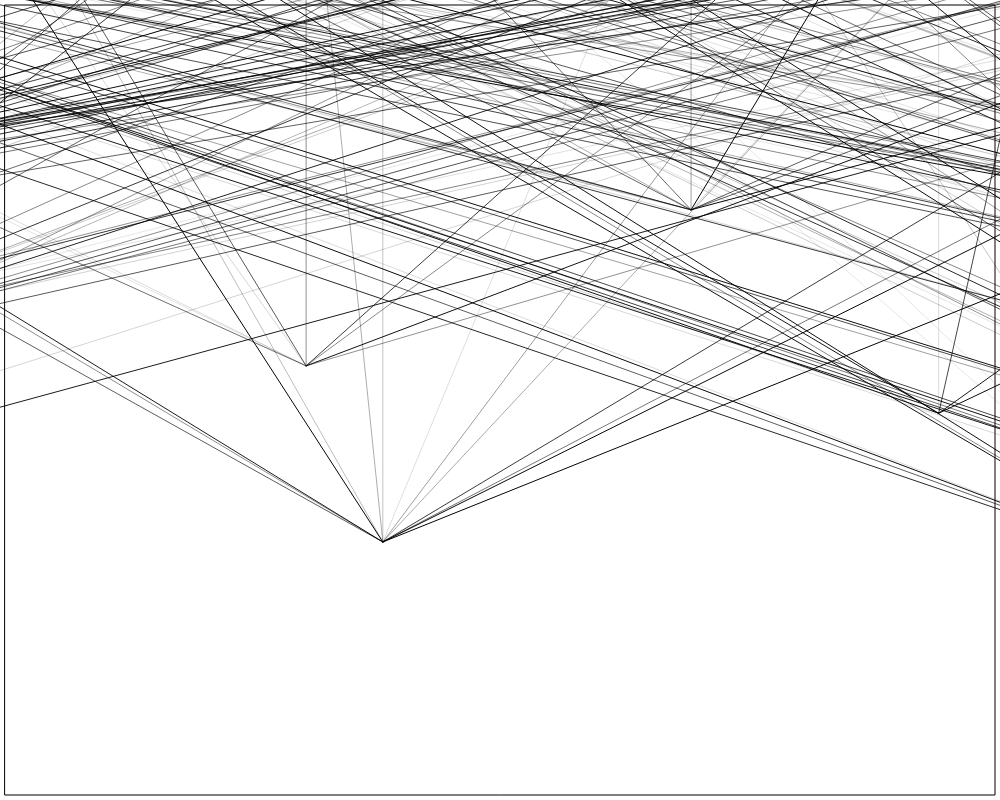
Frame 1 (no input)
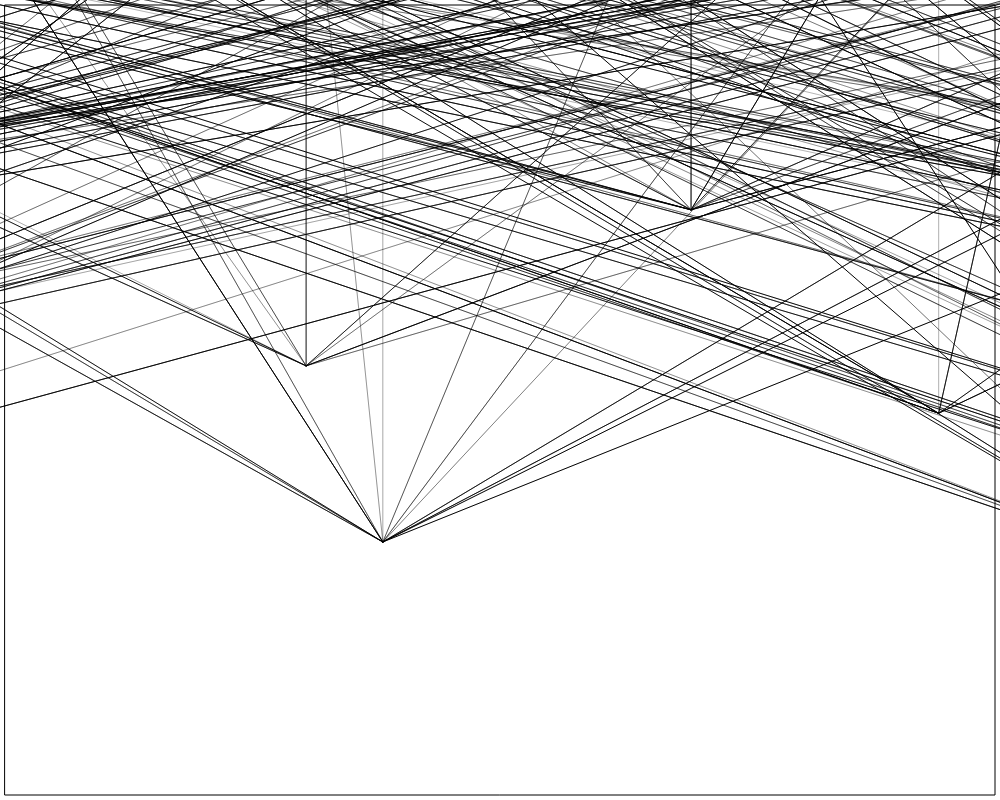
Frame 2 (the mouse pressed at the canvas centre, redrawn once)

The p5.js sketch that drew these frames (run headless with seeded random() and noise() and a simulated clock; the mouse was pressed at the canvas centre and the sketch redrawn once):

// p5.js sketch
// ── sketch.js
var xPoint = [];
var y2Point = [];
var Points = 25;


function setup() {
  createCanvas(1000,800);
  background(255);
  noFill();
  stroke(0);
  rect(5,5,990,790);
  
  for(var i = 0; i < Points; i++) {
    xPoint[i] = random(-1300,2300);
    y2Point[i] = random(100,700);
  
  }
}

function draw() { 
  stroke(0);
  for(var i = 0; i < Points; i++) {
    for(var j = i; j < Points; j++) {
      line(xPoint[i], y2Point[i], xPoint[j], -200);
      stroke(0);
      strokeWeight(random(0.1,1));
      point(xPoint, y2Point);
    }
  }
  noLoop();
}
